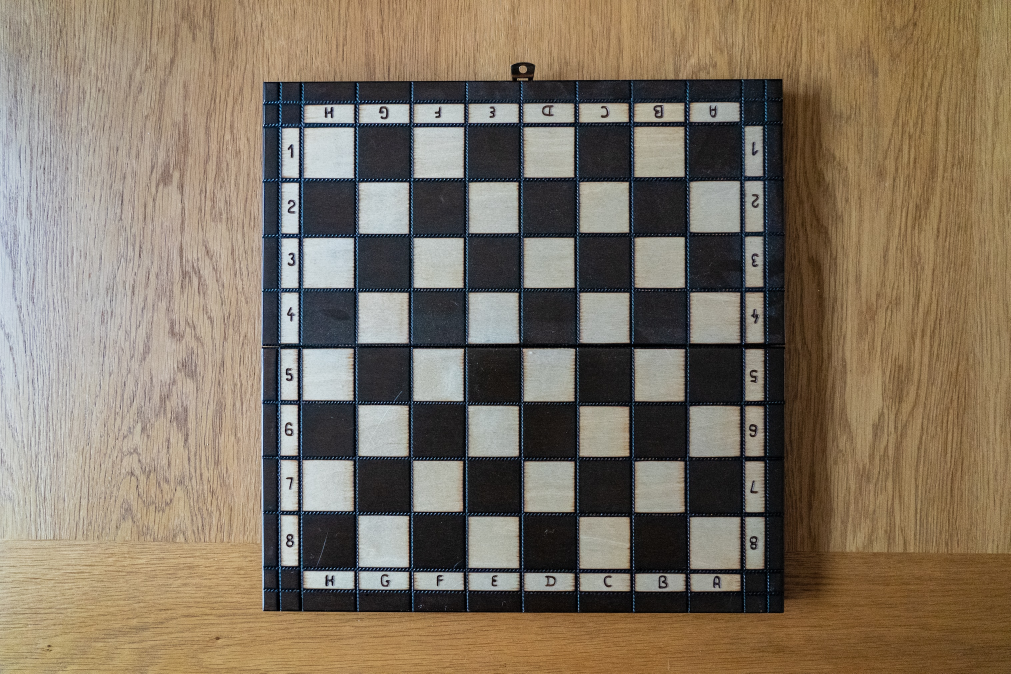
#> input picture lesson 2/data/chess-board.jpg, 3032 x 2021 px (shown at 1/3 size)
$ jupyter execute '2B-L1 Hough Transform.ipynb'
#> lines starting #> are read from the running program, lines starting #| are printed output that depends on the picture; after the words box and inside, x2 and y2 are one past the last pixel; in counts of white or black regions, pixels touching at a corner belong together
## 2B - L1: Hough Transform: Lines

[cell 1]
import cv2
import matplotlib.pyplot as plt
import numpy as np

##### Load the img

[cell 2]
img = cv2.imread("data/chess-board.jpg")
#> img is the input picture: shape (2021, 3032, 3); mean B, G, R 99.1, 116.2, 129.3

[cell 3]
img.shape
#> Out = (2021, 3032, 3)

##### Resize the Img

[cell 4]
h, w, _ = img.shape
#> h = 2021; w = 3032

[cell 5]
dim = (w//2, h//2)
#> dim = (1516, 1010)

[cell 6]
img = cv2.resize(img, dim)
#> img: shape (1010, 1516, 3)

[cell 7]
img.shape
#> Out = (1010, 1516, 3)

##### Select a single channel

[cell 8]
img = img[:, :, 1]
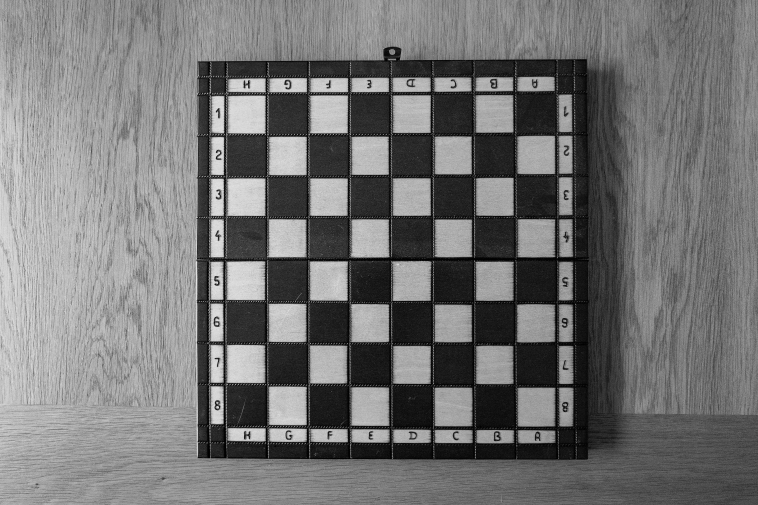
#> img: shape (1010, 1516) (shown at 1/2 size); min 0, max 248, mean 116.1

[cell 9]
plt.imshow(img, cmap="gray")

### Canny Edge Detection

[cell 10]
from skimage import feature

[cell 11]
high_threshold = 200
low_threshold = 150

[cell 12]
edges = feature.canny(img, 0.5, low_threshold, high_threshold)
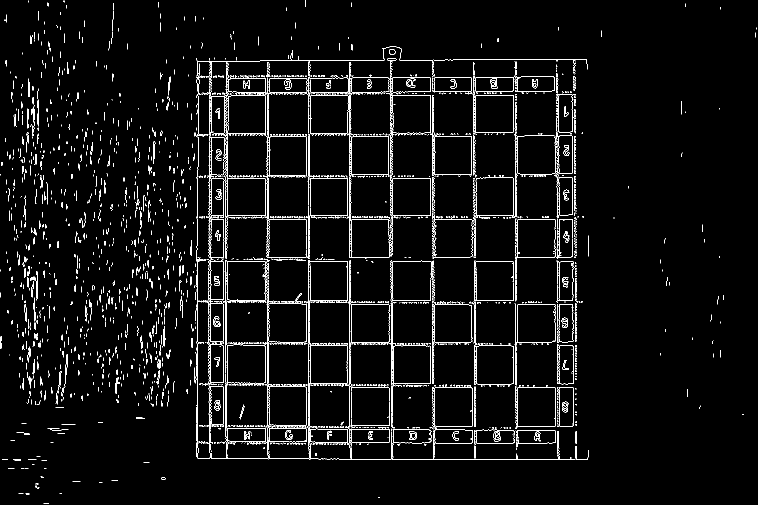
#> edges: shape (1010, 1516) bool (shown at 1/2 size); 3.6% white in thin lines or dots

[cell 13]
fig, ax = plt.subplots(1, 2, figsize=(16, 8))

ax[0].imshow(img, cmap="gray")
ax[0].set_title("Original Image")

ax[1].imshow(edges, cmap="gray")
ax[1].set_title("Canny Edge Detection")
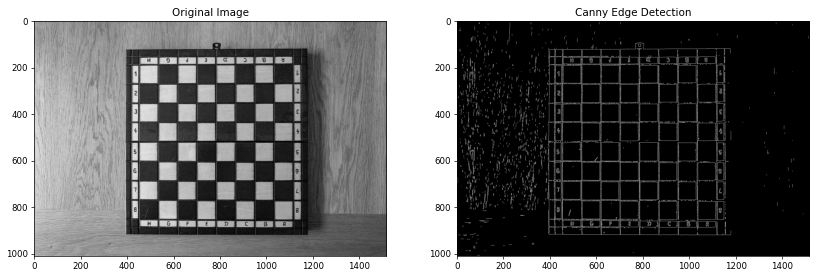
#> figure drawn by matplotlib, 2 panels

### Hough Line Fitting

[cell 14]
from skimage.transform import hough_line, hough_line_peaks
import numpy as np

import matplotlib.pyplot as plt

[cell 15]
# define theta range
theta_range = np.linspace(-np.pi/2, np.pi/2, 360, endpoint=False)

[cell 16]
h, theta, d = hough_line(edges, theta=theta_range)
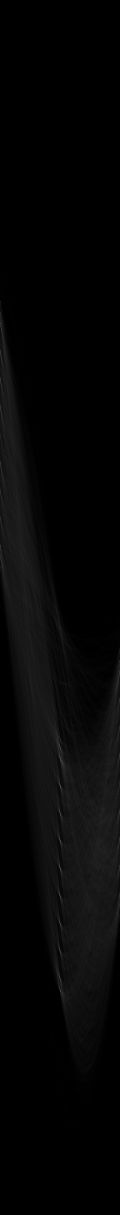
#> h: shape (3645, 360) uint64 (shown at 1/3 size); min 0, max 655, mean 15.2; drawn with min black and max white
#> theta = 360 values from -1.57 to 1.56; d = 3645 values from -1822 to 1822

#### Plot the Hough Space

[cell 17]
plt.figure(figsize=(8, 16))
plt.imshow(np.log(1 + h), cmap="gray") # no idea why we're applying log
plt.title("Hough Space")
plt.xlabel("theta")
plt.ylabel("d")
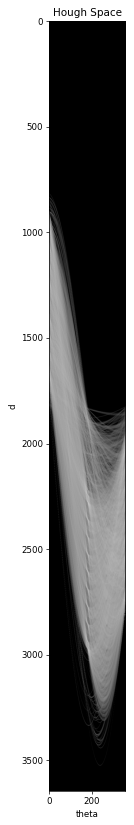
#> figure drawn by matplotlib, 1 panel

#### Plot detected lines

[cell 18]
fig, ax = plt.subplots(1, 1, figsize=(16, 8))

ax.imshow(edges, cmap="gray")
for _, angle, dist in zip(*hough_line_peaks(h, theta, d, threshold=150, min_distance=20)):

    # using the hough_line_peaks function, we can get the peak d, theta value.
    # remember, in parametric form, x  = d.cos(theta), y = d.sin(theta)
    # we can also get the slope using theta; slope = tan(theta)
    # using the above information, we can fit the lines

    (x0, y0) = dist * np.array([np.cos(angle), np.sin(angle)]) # x  = d.cos(theta), y = d.sin(theta)
    ax.axline((x0, y0), slope=np.tan(angle + np.pi/2)) # slope = tan(theta)
#> this loop made 25 passes
#> (angle, dist, x0, y0) on passes 1 to 12: (0, 699, 699, 0), (0, 534, 534, 0), (0, 865, 865, 0), (0, 1114, 1114, 0), (0, 616, 616, 0), (0, 1031, 1031, 0), (0, 421, 421, 0), (0, 451, 451, 0), (0, 948, 948, 0), (0, 782, 782, 0), (-1.56, -878, -7.66, 878), (-1.57, -431, -2.64e-14, 431)
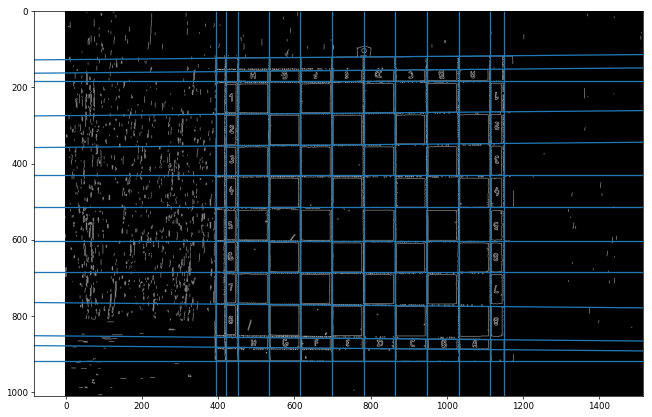
#> figure drawn by matplotlib, 1 panel

$ run again, with lesson 2/data/cat_image.jpg copied over lesson 2/data/chess-board.jpg
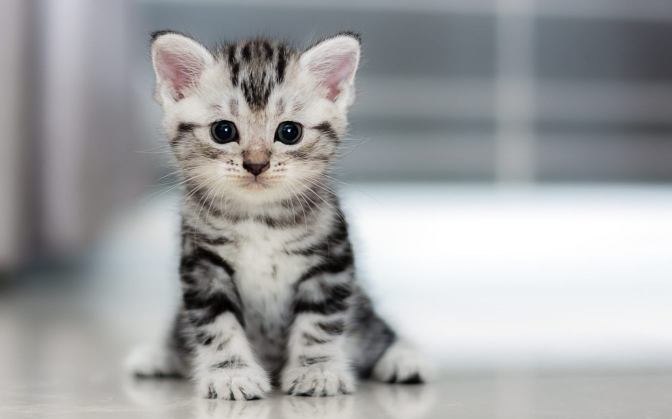
#> input picture lesson 2/data/cat_image.jpg, 1344 x 837 px (shown at 1/2 size)
#> img is the input picture: shape (837, 1344, 3); mean B, G, R 162.6, 161.4, 160.4
#> edges: shape (418, 672) bool; 1.2% white in thin lines or dots, all inside (x1, y1, x2, y2) = (150, 30, 424, 401)
#> `h, theta, d = hough_line(edges, theta=theta_range)`:
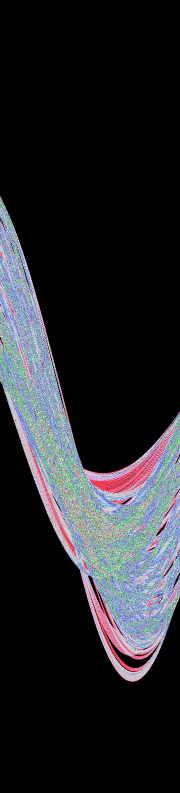
#> h: shape (1585, 360) uint64 (shown at 1/2 size); 53 distinct labels, from 0 to 54; one colour per label, 0 black
#> theta = 360 values from -1.57 to 1.56; d = 1585 values from -792 to 792
#> `[cell 17] plt.figure(figsize=(8, 16)) plt.imshow(np.log(1 + h), cmap="..`:
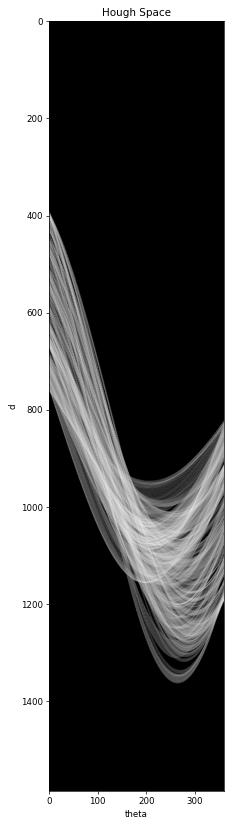
#> figure drawn by matplotlib, 1 panel

$ run again, with lesson 2/data/dolphin_image.jpg copied over lesson 2/data/chess-board.jpg
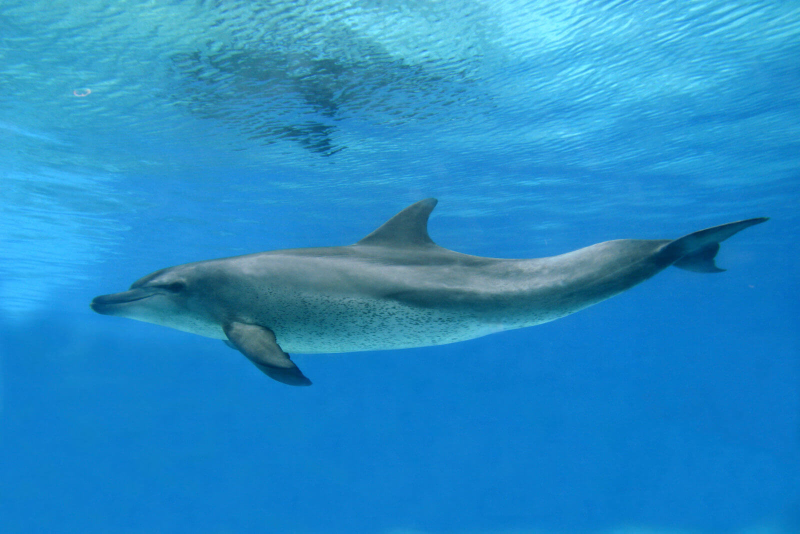
#> input picture lesson 2/data/dolphin_image.jpg, 1600 x 1067 px (shown at 1/2 size)
#> img is the input picture: shape (1067, 1600, 3); mean B, G, R 199.8, 140.4, 37.2
#> edges: shape (533, 800) bool; 0.19% white in thin lines or dots, all inside (x1, y1, x2, y2) = (91, 1, 767, 382)
#> `h, theta, d = hough_line(edges, theta=theta_range)`:
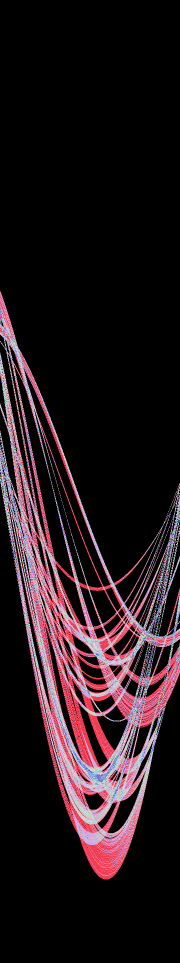
#> h: shape (1925, 360) uint64 (shown at 1/2 size); 49 distinct labels, from 0 to 60; one colour per label, 0 black
#> theta = 360 values from -1.57 to 1.56; d = 1925 values from -962 to 962
#> `[cell 17] plt.figure(figsize=(8, 16)) plt.imshow(np.log(1 + h), cmap="..`:
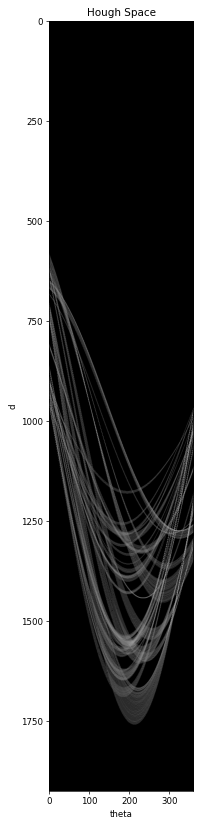
#> figure drawn by matplotlib, 1 panel
